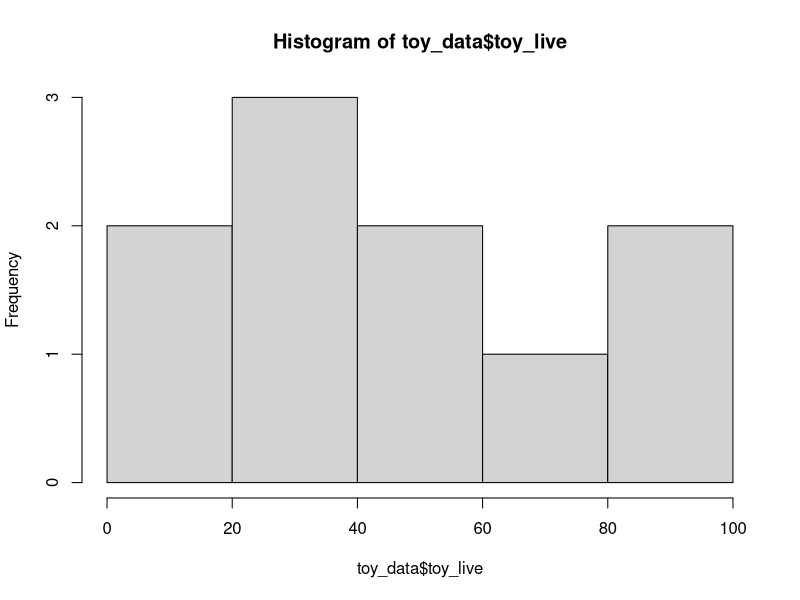
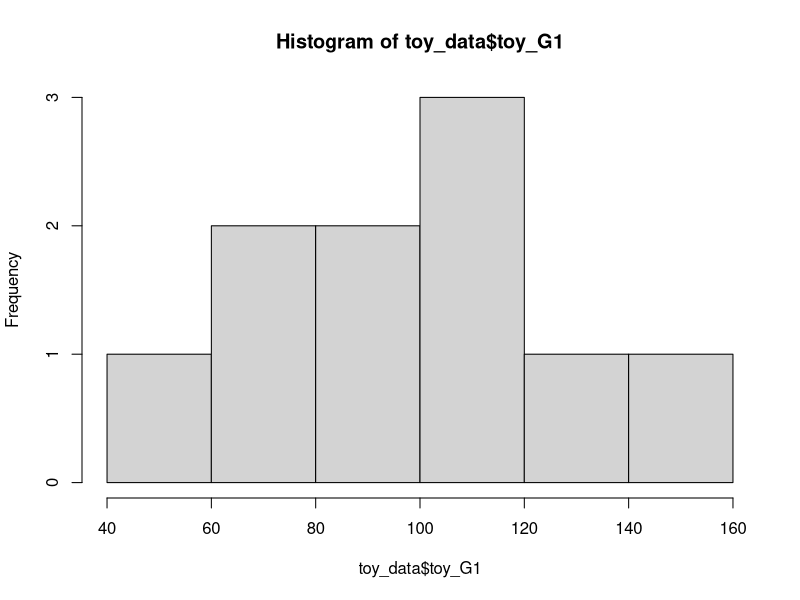
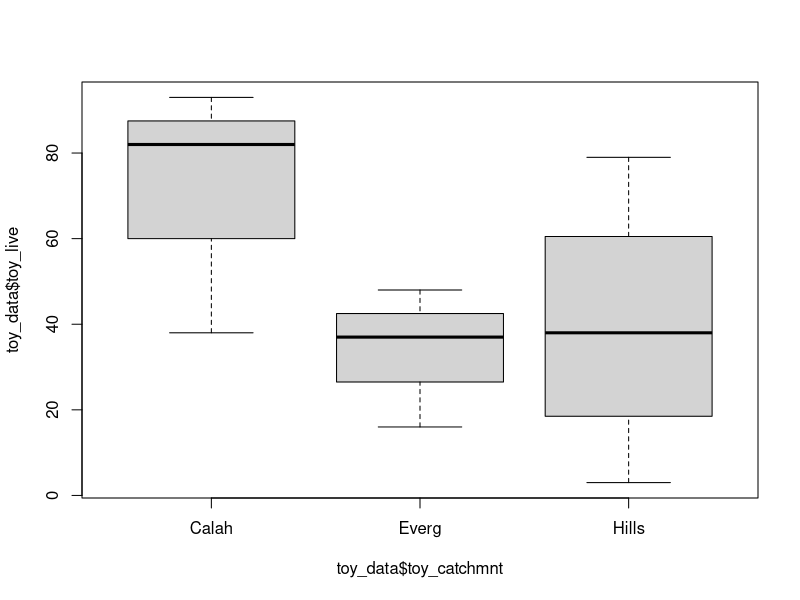
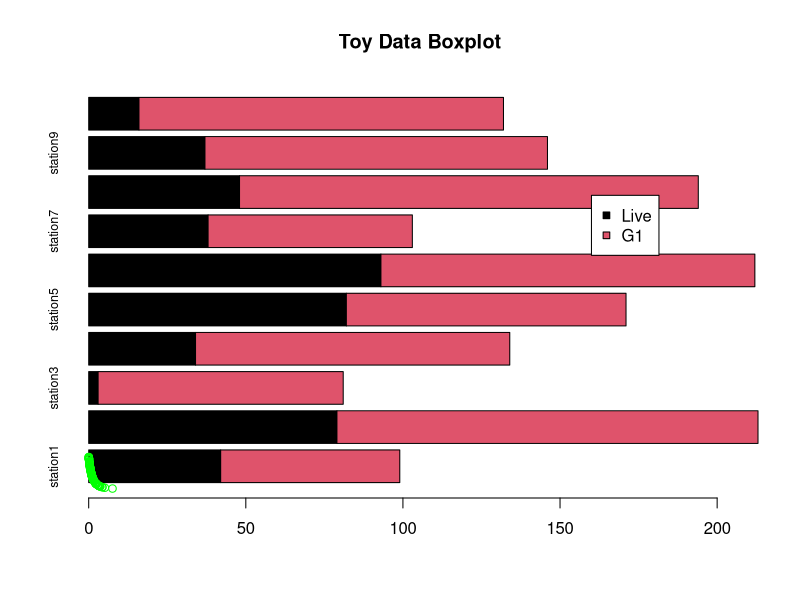

R code for these plots, in order:
#Sandbox for course development code.

#Let's do some basic stuff with the Gulf of Mexico data.

live = read.csv('data/Live.csv', header = TRUE, row.names = "X")

stations = row.names(live)

station_sums = apply(live,1,sum)

taxa_sums = apply(live,2,sum)

#Let's make a toy dataset. 10 stations, 80 possible taxa.

toy_n = 10

toy_stations = paste0("station", c(1:toy_n))
toy_catchmnt = c(rep("Hills",toy_n*0.4),
                 rep("Calah",toy_n*0.3),
                 rep("Everg",toy_n*0.3))
toy_live = c(sample(c(1:100),toy_n))
toy_G1 = c(sample(c(50:150),toy_n))

toy_data = data.frame(toy_stations,toy_catchmnt,toy_live,toy_G1)

#This makes a roughly scalable matrix-generating set of commands. Now we can explore it a little.

hist(toy_data$toy_live)

hist(toy_data$toy_G1)

boxplot(toy_data$toy_live ~ toy_data$toy_catchmnt)

toy.aov = aov(toy_data$toy_live ~ toy_data$toy_catchmnt)
toy_results = unlist(summary(toy.aov))

#Can extract the values for plotting.

toy_results['F value1']
toy_results['Pr(>F)1']

#Barplot to see basic results

barplot(t(toy_data[,3:4]),horiz = TRUE, names.arg = toy_data$toy_stations, cex.names = 0.75, srt = 90, main = "Toy Data Boxplot",col=c(1,2))
legend(160,9,c("Live","G1"),pch=22,pt.bg=c(1,2))

#It's randomized, but the above will occasionally give us a significant result! Toy with the sample size and see how it behaves.

#Notice how using a variable (toy_n) to replace numbers makes it easier to go back and adjust it.

#Since we know how to build one random dataset, we should consider making a function. Our goal is to replace all of the numbers in the code above with variables.

make_toy = function(x, #All it needs is for us to define the sample size. Now we can scale up our observations.
                    cat.names = c("Hills","Calah","Everg"), 
                    range_live = c(1,100), 
                    range_G1 = c(50,150), 
                    c.probs = c(0.4,0.3,0.3)) #We define the variables in our new function here.
  { #Here is where we code out what the function does
  toy_stations = paste0("station", c(1:toy_n))
  toy_catchmnt = c(rep(cat.names,c.probs*toy_n))
  toy_live = sample(c(range_live[1]:range_live[2]),toy_n)
  toy_G1 = sample(c(range_G1[1]:range_G1[2]),toy_n)
  
  data.frame(toy_stations,toy_catchmnt,toy_live,toy_G1)
}

make_toy(10)

#Now, instead of looking at results individually, let's see what the range of possibilities are based on these parameters.

model_runs = 100 #Let's start with 10 runs.
toy_size = 40
Fstat = vector("numeric",model_runs)
Pval = vector("numeric",model_runs)

for(i in 1:model_runs){ #For every model run...
  toy_data = make_toy(toy_size) #Make a toy dataset
  toy.aov = aov(toy_data$toy_live ~ toy_data$toy_catchmnt) #Do the ANOVA on live vs G1
  toy_results = unlist(summary(toy.aov)) #Break down the results
  Fstat[i] = toy_results['F value1'] #Take F statistic and write to new variable
  Pval[i] = toy_results['Pr(>F)1'] #Take P value and write to new variable
}

#Now we can see how, given our paremeters, what the range of plausible outcomes are.

#How many times (out of 100) do we get a statistically significant result?

length(Pval[Pval < 0.05])/model_runs

points(Fstat,Pval,col="green")
#hist(Fstat)

model_run40 = data.frame(Fstat,Pval)
